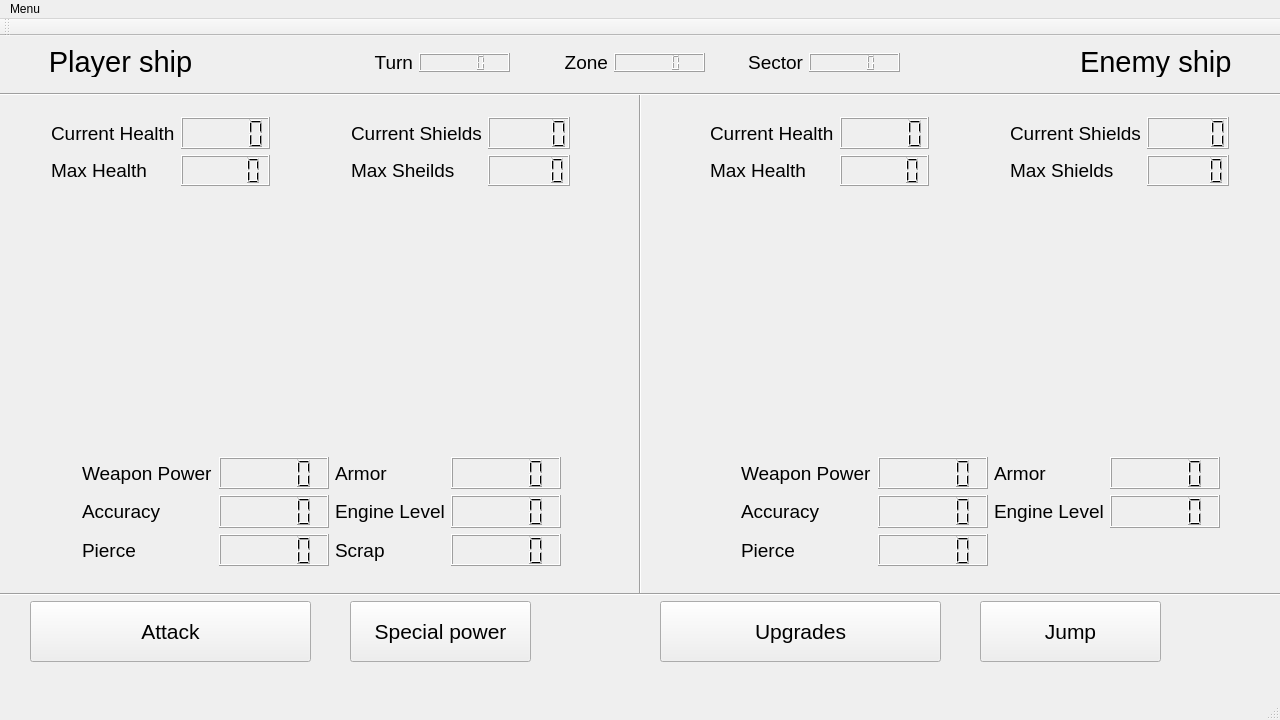
<?xml version="1.0" encoding="UTF-8"?>
<ui version="4.0">
 <class>MainWindow</class>
 <widget class="QMainWindow" name="MainWindow">
  <property name="geometry">
   <rect>
    <x>0</x>
    <y>0</y>
    <width>1280</width>
    <height>720</height>
   </rect>
  </property>
  <property name="windowTitle">
   <string>MainWindow</string>
  </property>
  <widget class="QWidget" name="centralWidget">
   <widget class="QToolButton" name="attackButton">
    <property name="geometry">
     <rect>
      <x>30</x>
      <y>565</y>
      <width>281</width>
      <height>61</height>
     </rect>
    </property>
    <property name="font">
     <font>
      <family>MS Shell Dlg 2</family>
      <pointsize>16</pointsize>
     </font>
    </property>
    <property name="text">
     <string>Attack</string>
    </property>
   </widget>
   <widget class="QPushButton" name="specPowerButton">
    <property name="geometry">
     <rect>
      <x>350</x>
      <y>565</y>
      <width>181</width>
      <height>61</height>
     </rect>
    </property>
    <property name="font">
     <font>
      <family>MS Shell Dlg 2</family>
      <pointsize>16</pointsize>
     </font>
    </property>
    <property name="text">
     <string>Special power</string>
    </property>
   </widget>
   <widget class="QPushButton" name="jumpButton">
    <property name="geometry">
     <rect>
      <x>980</x>
      <y>565</y>
      <width>181</width>
      <height>61</height>
     </rect>
    </property>
    <property name="font">
     <font>
      <family>MS Shell Dlg 2</family>
      <pointsize>16</pointsize>
      <weight>50</weight>
      <bold>false</bold>
     </font>
    </property>
    <property name="text">
     <string>Jump</string>
    </property>
   </widget>
   <widget class="QToolButton" name="upgradeButton">
    <property name="geometry">
     <rect>
      <x>660</x>
      <y>565</y>
      <width>281</width>
      <height>61</height>
     </rect>
    </property>
    <property name="font">
     <font>
      <family>MS Shell Dlg 2</family>
      <pointsize>16</pointsize>
     </font>
    </property>
    <property name="text">
     <string>Upgrades</string>
    </property>
   </widget>
   <widget class="Line" name="line">
    <property name="geometry">
     <rect>
      <x>0</x>
      <y>550</y>
      <width>1281</width>
      <height>16</height>
     </rect>
    </property>
    <property name="orientation">
     <enum>Qt::Horizontal</enum>
    </property>
   </widget>
   <widget class="Line" name="line_2">
    <property name="geometry">
     <rect>
      <x>620</x>
      <y>57</y>
      <width>41</width>
      <height>501</height>
     </rect>
    </property>
    <property name="orientation">
     <enum>Qt::Vertical</enum>
    </property>
   </widget>
   <widget class="Line" name="line_3">
    <property name="geometry">
     <rect>
      <x>0</x>
      <y>50</y>
      <width>1281</width>
      <height>16</height>
     </rect>
    </property>
    <property name="orientation">
     <enum>Qt::Horizontal</enum>
    </property>
   </widget>
   <widget class="QLabel" name="label_pic_player">
    <property name="geometry">
     <rect>
      <x>40</x>
      <y>170</y>
      <width>541</width>
      <height>201</height>
     </rect>
    </property>
    <property name="text">
     <string/>
    </property>
    <property name="pixmap">
     <pixmap>Images/Bee.png</pixmap>
    </property>
    <property name="openExternalLinks">
     <bool>true</bool>
    </property>
   </widget>
   <widget class="QWidget" name="layoutWidget">
    <property name="geometry">
     <rect>
      <x>340</x>
      <y>70</y>
      <width>241</width>
      <height>91</height>
     </rect>
    </property>
    <layout class="QGridLayout" name="gridLayout_3">
     <item row="1" column="1">
      <widget class="QLCDNumber" name="lcdNumber_8"/>
     </item>
     <item row="1" column="0">
      <widget class="QLabel" name="label_6">
       <property name="font">
        <font>
         <pointsize>14</pointsize>
        </font>
       </property>
       <property name="text">
        <string>Max Sheilds</string>
       </property>
      </widget>
     </item>
     <item row="0" column="0">
      <widget class="QLabel" name="label_4">
       <property name="font">
        <font>
         <pointsize>14</pointsize>
        </font>
       </property>
       <property name="text">
        <string>Current Shields</string>
       </property>
      </widget>
     </item>
     <item row="0" column="1">
      <widget class="QLCDNumber" name="lcdNumber_7"/>
     </item>
    </layout>
   </widget>
   <widget class="QLabel" name="label_pic_enemy">
    <property name="geometry">
     <rect>
      <x>699</x>
      <y>170</y>
      <width>541</width>
      <height>201</height>
     </rect>
    </property>
    <property name="text">
     <string/>
    </property>
    <property name="pixmap">
     <pixmap>Images/Bee.png</pixmap>
    </property>
    <property name="openExternalLinks">
     <bool>true</bool>
    </property>
   </widget>
   <widget class="QWidget" name="layoutWidget_2">
    <property name="geometry">
     <rect>
      <x>999</x>
      <y>70</y>
      <width>241</width>
      <height>91</height>
     </rect>
    </property>
    <layout class="QGridLayout" name="gridLayout_4">
     <item row="1" column="1">
      <widget class="QLCDNumber" name="lcdNumber_9"/>
     </item>
     <item row="1" column="0">
      <widget class="QLabel" name="label_12">
       <property name="font">
        <font>
         <pointsize>14</pointsize>
        </font>
       </property>
       <property name="text">
        <string>Max Shields</string>
       </property>
      </widget>
     </item>
     <item row="0" column="0">
      <widget class="QLabel" name="label_13">
       <property name="font">
        <font>
         <pointsize>14</pointsize>
        </font>
       </property>
       <property name="text">
        <string>Current Shields</string>
       </property>
      </widget>
     </item>
     <item row="0" column="1">
      <widget class="QLCDNumber" name="lcdNumber_11"/>
     </item>
    </layout>
   </widget>
   <widget class="QWidget" name="layoutWidget_3">
    <property name="geometry">
     <rect>
      <x>699</x>
      <y>70</y>
      <width>241</width>
      <height>91</height>
     </rect>
    </property>
    <layout class="QGridLayout" name="gridLayout_5">
     <item row="0" column="0">
      <widget class="QLabel" name="label_14">
       <property name="font">
        <font>
         <pointsize>14</pointsize>
        </font>
       </property>
       <property name="text">
        <string>Current Health</string>
       </property>
      </widget>
     </item>
     <item row="0" column="1">
      <widget class="QLCDNumber" name="lcdNumber_12"/>
     </item>
     <item row="1" column="0">
      <widget class="QLabel" name="label_15">
       <property name="font">
        <font>
         <pointsize>14</pointsize>
        </font>
       </property>
       <property name="text">
        <string>Max Health</string>
       </property>
      </widget>
     </item>
     <item row="1" column="1">
      <widget class="QLCDNumber" name="lcdNumber_13"/>
     </item>
    </layout>
   </widget>
   <widget class="QWidget" name="layoutWidget_4">
    <property name="geometry">
     <rect>
      <x>730</x>
      <y>410</y>
      <width>501</width>
      <height>131</height>
     </rect>
    </property>
    <layout class="QGridLayout" name="gridLayout_6">
     <item row="2" column="1">
      <widget class="QLCDNumber" name="lcdNumber_17"/>
     </item>
     <item row="1" column="0">
      <widget class="QLabel" name="label_20">
       <property name="font">
        <font>
         <pointsize>14</pointsize>
        </font>
       </property>
       <property name="text">
        <string>Accuracy</string>
       </property>
      </widget>
     </item>
     <item row="1" column="1">
      <widget class="QLCDNumber" name="lcdNumber_18"/>
     </item>
     <item row="2" column="0">
      <widget class="QLabel" name="label_19">
       <property name="font">
        <font>
         <pointsize>14</pointsize>
        </font>
       </property>
       <property name="text">
        <string>Pierce</string>
       </property>
      </widget>
     </item>
     <item row="0" column="0">
      <widget class="QLabel" name="label_16">
       <property name="font">
        <font>
         <pointsize>14</pointsize>
        </font>
       </property>
       <property name="text">
        <string>Weapon Power</string>
       </property>
      </widget>
     </item>
     <item row="0" column="1">
      <widget class="QLCDNumber" name="lcdNumber_14"/>
     </item>
     <item row="0" column="2">
      <widget class="QLabel" name="label_17">
       <property name="font">
        <font>
         <pointsize>14</pointsize>
        </font>
       </property>
       <property name="text">
        <string>Armor</string>
       </property>
      </widget>
     </item>
     <item row="0" column="3">
      <widget class="QLCDNumber" name="lcdNumber_15"/>
     </item>
     <item row="1" column="2">
      <widget class="QLabel" name="label_18">
       <property name="font">
        <font>
         <pointsize>14</pointsize>
        </font>
       </property>
       <property name="text">
        <string>Engine Level</string>
       </property>
      </widget>
     </item>
     <item row="1" column="3">
      <widget class="QLCDNumber" name="lcdNumber_16"/>
     </item>
    </layout>
   </widget>
   <widget class="QLabel" name="label_21">
    <property name="geometry">
     <rect>
      <x>40</x>
      <y>10</y>
      <width>161</width>
      <height>31</height>
     </rect>
    </property>
    <property name="font">
     <font>
      <pointsize>22</pointsize>
     </font>
    </property>
    <property name="layoutDirection">
     <enum>Qt::RightToLeft</enum>
    </property>
    <property name="autoFillBackground">
     <bool>false</bool>
    </property>
    <property name="text">
     <string>Player ship</string>
    </property>
    <property name="alignment">
     <set>Qt::AlignCenter</set>
    </property>
    <property name="wordWrap">
     <bool>false</bool>
    </property>
   </widget>
   <widget class="QLabel" name="label_22">
    <property name="geometry">
     <rect>
      <x>1080</x>
      <y>10</y>
      <width>151</width>
      <height>31</height>
     </rect>
    </property>
    <property name="font">
     <font>
      <pointsize>22</pointsize>
     </font>
    </property>
    <property name="text">
     <string>Enemy ship</string>
    </property>
   </widget>
   <widget class="QWidget" name="layoutWidget">
    <property name="geometry">
     <rect>
      <x>71</x>
      <y>410</y>
      <width>501</width>
      <height>131</height>
     </rect>
    </property>
    <layout class="QGridLayout" name="gridLayout">
     <item row="0" column="0">
      <widget class="QLabel" name="label_5">
       <property name="font">
        <font>
         <pointsize>14</pointsize>
        </font>
       </property>
       <property name="text">
        <string>Weapon Power</string>
       </property>
      </widget>
     </item>
     <item row="0" column="1">
      <widget class="QLCDNumber" name="lcdNumber"/>
     </item>
     <item row="0" column="2">
      <widget class="QLabel" name="label_9">
       <property name="font">
        <font>
         <pointsize>14</pointsize>
        </font>
       </property>
       <property name="text">
        <string>Armor</string>
       </property>
      </widget>
     </item>
     <item row="0" column="3">
      <widget class="QLCDNumber" name="lcdNumber_3"/>
     </item>
     <item row="1" column="2">
      <widget class="QLabel" name="label_8">
       <property name="font">
        <font>
         <pointsize>14</pointsize>
        </font>
       </property>
       <property name="text">
        <string>Engine Level</string>
       </property>
      </widget>
     </item>
     <item row="1" column="3">
      <widget class="QLCDNumber" name="lcdNumber_4"/>
     </item>
     <item row="2" column="0">
      <widget class="QLabel" name="label_7">
       <property name="font">
        <font>
         <pointsize>14</pointsize>
        </font>
       </property>
       <property name="text">
        <string>Pierce</string>
       </property>
      </widget>
     </item>
     <item row="2" column="1">
      <widget class="QLCDNumber" name="lcdNumber_2"/>
     </item>
     <item row="1" column="0">
      <widget class="QLabel" name="label_10">
       <property name="font">
        <font>
         <pointsize>14</pointsize>
        </font>
       </property>
       <property name="text">
        <string>Accuracy</string>
       </property>
      </widget>
     </item>
     <item row="1" column="1">
      <widget class="QLCDNumber" name="lcdNumber_10"/>
     </item>
     <item row="2" column="2">
      <widget class="QLabel" name="label_24">
       <property name="font">
        <font>
         <pointsize>14</pointsize>
        </font>
       </property>
       <property name="text">
        <string>Scrap</string>
       </property>
      </widget>
     </item>
     <item row="2" column="3">
      <widget class="QLCDNumber" name="lcdNumber_20"/>
     </item>
    </layout>
   </widget>
   <widget class="QWidget" name="layoutWidget">
    <property name="geometry">
     <rect>
      <x>40</x>
      <y>70</y>
      <width>241</width>
      <height>91</height>
     </rect>
    </property>
    <layout class="QGridLayout" name="gridLayout_2">
     <item row="0" column="0">
      <widget class="QLabel" name="label_2">
       <property name="font">
        <font>
         <pointsize>14</pointsize>
        </font>
       </property>
       <property name="text">
        <string>Current Health</string>
       </property>
      </widget>
     </item>
     <item row="0" column="1">
      <widget class="QLCDNumber" name="lcdNumber_5"/>
     </item>
     <item row="1" column="0">
      <widget class="QLabel" name="label_3">
       <property name="font">
        <font>
         <pointsize>14</pointsize>
        </font>
       </property>
       <property name="text">
        <string>Max Health</string>
       </property>
      </widget>
     </item>
     <item row="1" column="1">
      <widget class="QLCDNumber" name="lcdNumber_6"/>
     </item>
    </layout>
   </widget>
   <widget class="QWidget" name="layoutWidget">
    <property name="geometry">
     <rect>
      <x>310</x>
      <y>6</y>
      <width>601</width>
      <height>41</height>
     </rect>
    </property>
    <layout class="QHBoxLayout" name="horizontalLayout_8">
     <item>
      <layout class="QHBoxLayout" name="horizontalLayout">
       <item>
        <widget class="QLabel" name="label_23">
         <property name="font">
          <font>
           <pointsize>14</pointsize>
          </font>
         </property>
         <property name="layoutDirection">
          <enum>Qt::LeftToRight</enum>
         </property>
         <property name="text">
          <string>Turn</string>
         </property>
         <property name="alignment">
          <set>Qt::AlignRight|Qt::AlignTrailing|Qt::AlignVCenter</set>
         </property>
        </widget>
       </item>
       <item>
        <widget class="QLCDNumber" name="lcdNumber_19"/>
       </item>
      </layout>
     </item>
     <item>
      <layout class="QHBoxLayout" name="horizontalLayout_6">
       <item>
        <widget class="QLabel" name="label_28">
         <property name="font">
          <font>
           <pointsize>14</pointsize>
          </font>
         </property>
         <property name="layoutDirection">
          <enum>Qt::LeftToRight</enum>
         </property>
         <property name="text">
          <string>Zone</string>
         </property>
         <property name="alignment">
          <set>Qt::AlignRight|Qt::AlignTrailing|Qt::AlignVCenter</set>
         </property>
        </widget>
       </item>
       <item>
        <widget class="QLCDNumber" name="lcdNumber_24"/>
       </item>
      </layout>
     </item>
     <item>
      <layout class="QHBoxLayout" name="horizontalLayout_7">
       <item>
        <widget class="QLabel" name="label_29">
         <property name="font">
          <font>
           <pointsize>14</pointsize>
          </font>
         </property>
         <property name="layoutDirection">
          <enum>Qt::LeftToRight</enum>
         </property>
         <property name="text">
          <string>Sector</string>
         </property>
         <property name="alignment">
          <set>Qt::AlignRight|Qt::AlignTrailing|Qt::AlignVCenter</set>
         </property>
        </widget>
       </item>
       <item>
        <widget class="QLCDNumber" name="lcdNumber_25"/>
       </item>
      </layout>
     </item>
    </layout>
   </widget>
  </widget>
  <widget class="QMenuBar" name="menuBar">
   <property name="geometry">
    <rect>
     <x>0</x>
     <y>0</y>
     <width>1280</width>
     <height>21</height>
    </rect>
   </property>
   <widget class="QMenu" name="menuMenu">
    <property name="title">
     <string>Menu</string>
    </property>
    <addaction name="actionNew_Game"/>
    <addaction name="actionChoose_Class"/>
   </widget>
   <addaction name="menuMenu"/>
  </widget>
  <widget class="QToolBar" name="mainToolBar">
   <attribute name="toolBarArea">
    <enum>TopToolBarArea</enum>
   </attribute>
   <attribute name="toolBarBreak">
    <bool>false</bool>
   </attribute>
  </widget>
  <widget class="QStatusBar" name="statusBar"/>
  <action name="actionSave">
   <property name="text">
    <string>Save</string>
   </property>
  </action>
  <action name="actionLoad">
   <property name="text">
    <string>Load</string>
   </property>
  </action>
  <action name="actionNew_Game">
   <property name="text">
    <string>New Game</string>
   </property>
  </action>
  <action name="actionChoose_Class">
   <property name="text">
    <string>Choose Class</string>
   </property>
  </action>
  <action name="actionChange_Name">
   <property name="text">
    <string>Change Name</string>
   </property>
  </action>
 </widget>
 <layoutdefault spacing="6" margin="11"/>
 <resources/>
 <connections/>
</ui>
